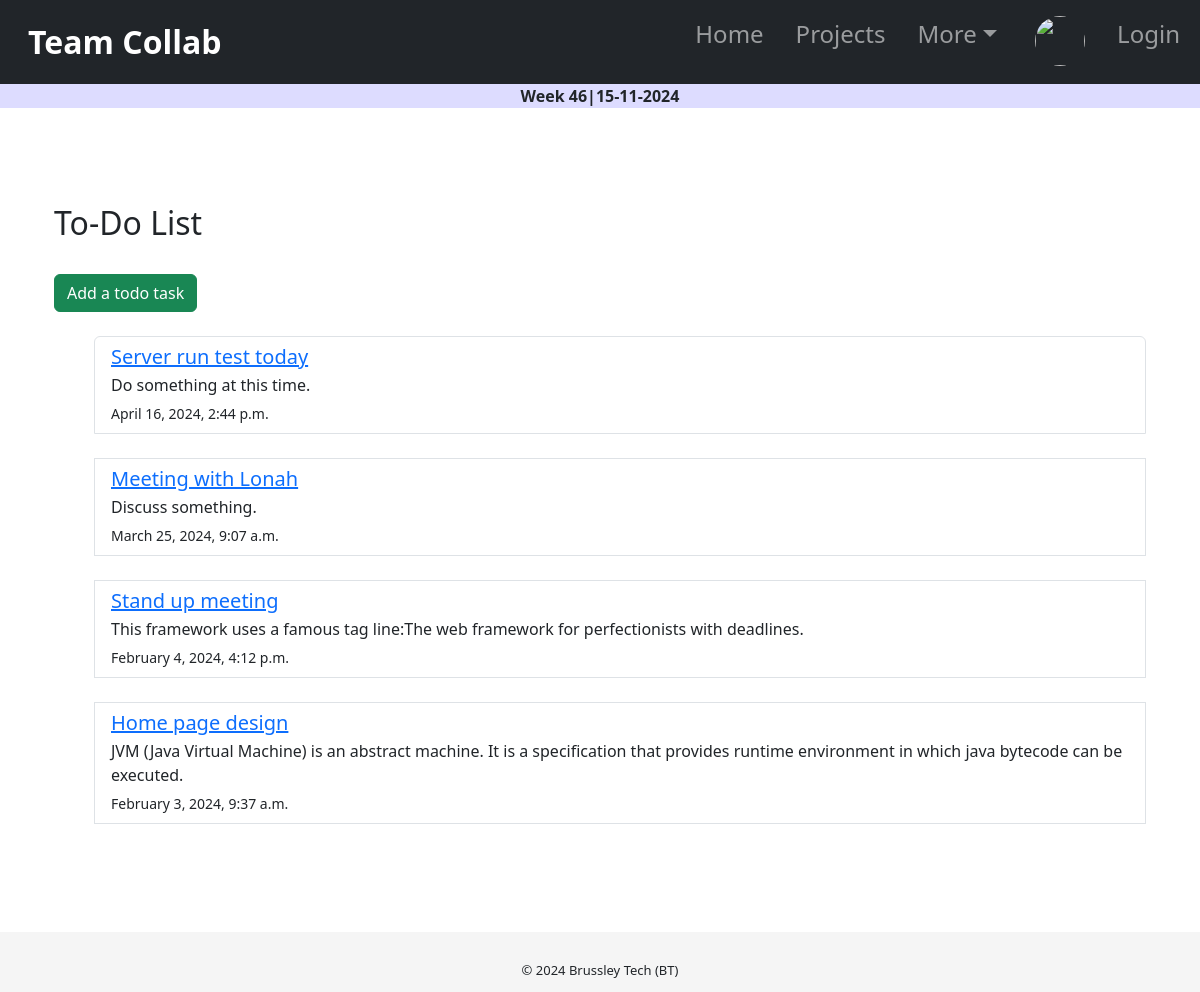
/todo/, run on the app's committed database.
### todo_app/models.py (models this page shows, shortened)
class Todo(models.Model):
    user = models.ForeignKey(User, on_delete=models.CASCADE, null=True, blank=True)
    title = models.CharField(max_length=255)
    description = models.TextField(null=True, blank=True)
    is_done = models.BooleanField(default=False)
    created = models.DateTimeField(auto_now_add=True)

### todo_app/views.py (the view)
# urls.py: path('todo/', TodoList.as_view(), name="todolist"),
class TodoList(ListView):
    model = Todo
    context_object_name = "todo"
    ordering = ("-created")
    template_name = 'todo_app/todo_list.html'

### todo_app/templates/todo_app/todo_list.html (shortened to what this page needs)
{% extends 'tasks/base.html' %}
{% block content %}
<br>
<br>
<br>
<div class="container">
  <div class="container mt-4">
    <h2>To-Do List</h2>
    <br>
    <a href="{% url 'todoadd' %}" class="btn btn-success">Add a todo task</a>
    <br>
    <br>
    <ul class="list-group">
      {% for todo in object_list %}
        <li class="list-group-item {% if todo.complete %}list-group-item-success{% endif %}">
          <div class="d-flex justify-content-between align-items-center">
            <div>
              <h5 class="mb-1"><a href="{% url 'tododetail' todo.pk %}">{{todo.title}} </a></h5>
              {% if todo.description %}
                <p class="mb-1">{{ todo.description }}</p>
              {% endif %}
              <small>{{ todo.created|date:"F j, Y, g:i a" }}</small>
            </div>
            <br>
          </div>
        </li>
        <br>
        {% empty %}
        <h3>No Items in list!</h3>
      {% endfor %}
      <br>
    </ul>
    <br>
  </div>
</div>
{% endblock %}

### tasks/templates/tasks/base.html (style rules this page uses)
body { box-sizing: border-box; }
html,body { background-color: white; min-height: 100%; height: 100%; margin: 0px auto; margin-bottom: 0%; }
.container { border-radius: 5px; margin: 0px auto; scroll-behavior: auto; }

### data on the page
Todo: title "Server run test today", description "Do something at this time.", created "April 16, 2024, 2:44 p.m."
Todo: title "Meeting with Lonah", description "Discuss something.", created "March 25, 2024, 9:07 a.m."
Todo: title "Stand up meeting", description "This framework uses a famous tag line:The web framework for perfectionists with deadlines.", created "February 4, 2024, 4:12 p.m."
Todo: title "Home page design", description "JVM (Java Virtual Machine) is an abstract machine. It is a specification that provides runtime environment in which java bytecode can be executed.", created "February 3, 2024, 9:37 a.m."
